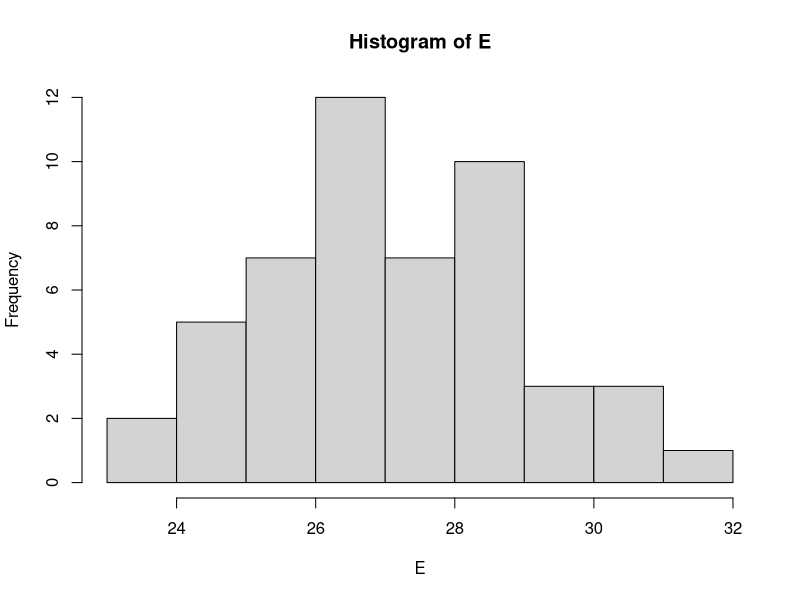

This figure's R source:
## ---- chunk 1
5 + 2 #soma

10 - 8 #subtração

8.2 / 2 #divisão

5 * 2 #multiplicação

5 ** 3 #elevado ao cubo

5 ^ 3 #elevado ao cubo

6.02 * 10^-23 # Número de Avogrado
6.02e-23 # Número de Avogrado (mais simples)

sqrt(81) #raiz quadrada

exp(8) # Exponencial

log(5) #log natural

log10(5) #log base 10

pi # pi

5 + (3 * 5 / 2) #operações mais elaboradas
## ---- chunk 2
A<-1 
# Criar variavel

A=1 
# Criar variavel

myNumber<-5 
#Camel case - prática de escrever palavras ou frase, onde cada palavra é iniciada com maiúsculas e unidas sem espaços

myNumber = 5

myNumber

myNumber <- 7.1

calculo <- 5 + (3 * 5 / 2)

myNumber * calculo

## ---- chunk 3
myInteger <- as.integer(myNumber) 
# transformar objeto em inteiro

myInteger <- is.integer(myNumber) 
# perguntar se o objeto é inteiro

myInteger

myWord = "7" 

#erro
#myWord * 2

myWord <- "geologia" 
#string- texto puro

myWord

is.character(myWord)

mySentence <- "esta é a minha frase"

mySentence

myFactor <- factor(myWord) 
#valor categórica, com vários níveis

myFactor

is.factor(myFactor)

#o R também trabalha com classes lógicas, TRUE or FALSE

#variável boleana (binária, lógica)

myTRUE <- TRUE

4 == 4 
#4 é igual a 4?

a<-4

a==4
## ---- chunk 4
class(myNumber) 
#variável numérica - qualquer número DECIMAL

class(myInteger)
#variável numérica - número INTEIRO

class(myWord) 
#variável caracter

class(myFactor)
#fator

class(mySentence)

class(myTRUE)
#variável lógica
## ---- chunk 5
1>0 
# Maior

2>=2 
#Maior igual

1<2 
# Menor

1<=2 
# Menor igual

2==2 
# igual

1!=2 
# diferente

A<-data.frame(2,3,2,3)
A$X2 
# Indexador de coluna

ifelse(2>1|1>3,"CERTO","ERRADO") 
# | significa OU

ifelse(2<1 &1>3,"CERTO","ERRADO") 
# & E

A<-c("A","B","C","D","E")
c("A","B") %in% A 
# dentro de um vetor
## ---- chunk 6
c("valores","quaisquer",999,pi,TRUE,1e-01) 
# Função c() serve para concatenar

myNumbers <- c(1, 2, 3, 4, 5) 
#vetor - forma de concatenar uma serie de dados

myNumbers2 <- 1:5

myNumbers3 <- seq(from=1,to=10,by=0.5)

myNumbers3[3]

myNumbers3[myNumbers3 > 3]

myNumbers[myNumbers >= 3]

myNumbers[myNumbers!= 3]

myNumbers3[myNumbers3 > 3]

myWords = c("geoquímica", "estrutural", "estratigrafia") 
#strings - fator

myWords

myWords[3]

myWords[4]
## ---- chunk 7
meuVetor <- seq(85, 274, by = pi)

#quanto menor o desvio padrão, mais homogênea é a amostra

length(meuVetor)

(n <- length(meuVetor))

dp <- sd(meuVetor)
#indica o grau de variação de um conjunto de elementos

SE <- dp / sqrt(n)

SE 
#medida de variação de uma média amostral
#em relação à média da população
## ---- chunk 8
myMatrix <- matrix(1:6,nrow=3) 

myMatrix

y <- seq(1, 7, by = 1)

myMatrix2 <- matrix(y, nrow = 3, ncol = 2)

myMatrix2

# Juntando vetores para formar matriz

x <- 1:4

y <- 10:13

cbind (x,y) 
#cbind = Column Bind

#as colunas devem ter o mesmo número de linhas

rbind(x, y) 
#rbind = Row Bind

matriz <- cbind(x, y)

matriz 
#matrix matemática

#indexação

myMatrix[,1] 
#coluna 1

myMatrix[1,] 
#linha 1

myMatrix[2,2]
# Linhas 2 e coluna 2
## ---- chunk 9
df <- as.data.frame(matriz)

df 
#banco de dados

class(matriz)

class(df)

str(df) 
# Estruturas

length(df)

# Indexação

df$y

length(df$y)

x <- 1:4

y <- 10:13

DF2<-as.data.frame(cbind (x,y))

DF2$y
## ---- chunk 10

#matrizes empilhadas
x <- 1:4

y <- 10:13

z <- 2:7

myList <- list(x, y, z)

myList[[2]]

myList[[3]][2]

myLists <- list(matriz,z)

# Indexação
myLists[[1]][3,2]
## ---- chunk 11
maior <- function(parametro1, parametro2) {

if (parametro1 < parametro2)

{return(parametro2) }

else {return(parametro1)}

}

soma<-function(A,B){

A+B

}

a = 4

b = 10

soma(a,b)

maior(soma(a^2,b-2),39)

maior(parametro1 = 4, parametro2 = 10)

maior(parametro1 = b, parametro2 = a)

maior(b, a)
## ---- chunk 12
    A<-c(1,2,3,4,5)
    B<-c(TRUE,FALSE,FALSE,TRUE,TRUE)
    C<-seq(from=1,to=10,by=0.5)
    D<-c("A","B","C","D","B")
## ---- chunk 13
    A[A>2]
    B[B==TRUE]
    C[A>2.5 & A<7.5]
    D[D=="B"]
## ---- chunk 14

    # R base
    data.frame(A=1:5,B=1:5,C=1:5,D=1:5)

    # Tidy
    DF<-tibble::tibble(A=A[1:5],
                       B=B[1:5],
                       C=C[1:5],
                       D=D[1:5])

## ---- chunk 15
    DF[1:3]# Cols
    DF[,1:3]# Cols
    DF[1:3,]# Linhas
    DF[1:3,1:3]# Cols & Linhas

    DF[DF$D=="B",]
    DF[DF$D %in% c("B","D"),]
    DF[DF$C>=2,]
## ---- chunk 16
funcao_quad<-function(X,Y){
  return(
    (X^2)+2*Y+17
  )
}

funcao_quad(1,1)
funcao_quad(2,2)
## ---- chunk 17
SE<-function(vetor,IC){
  SD<-sd(vetor)
  N<-length(vetor)
  SE<-(SD*IC)/sqrt(N)
 
   return(
    SE
  )
}
set.seed(123)

E<-rnorm (27.1,sd=2,n=50)

hist(E)

mean(E)

SE(E,2)

# 27.16881 ± 0.5237512
